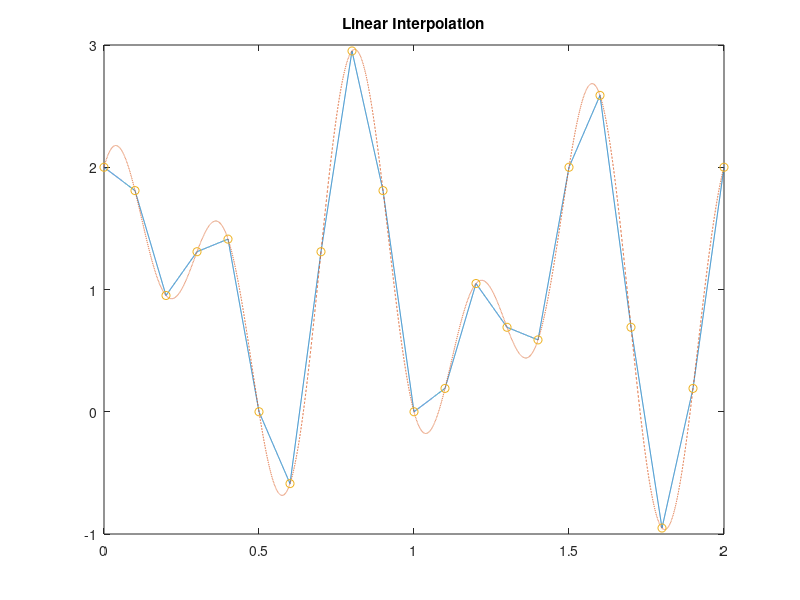

Recreate this plot in MATLAB.
%Generate t_fine, sampling time, original and samples of signals
t_fine = 0:0.0001:2;
Ts = 0.1;
T = 0:Ts:2;
x = 1+sin(3*pi*T)+cos(5*pi*T);
xorig=1+sin(3*pi*t_fine)+cos(5*pi*t_fine);

%Linear Sampling+Plotting of signal using interp1
vq=interp1(T,x,t_fine,'linear');  
plot(t_fine,vq,'-',t_fine,xorig,'--',T,x,'o'); 
title('Linear Interpolation')

%Calculating Mean Squared Error
err=vq-xorig;
err=err.*err;
err=sum(err); 
err=err/20000; 
disp(err);
%Error in this part=0.0259